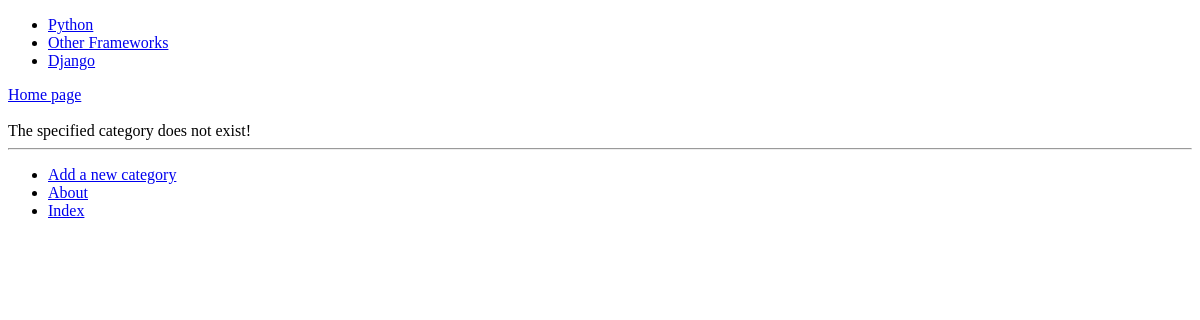
The app's page /rango/category/testcategory/, older data.
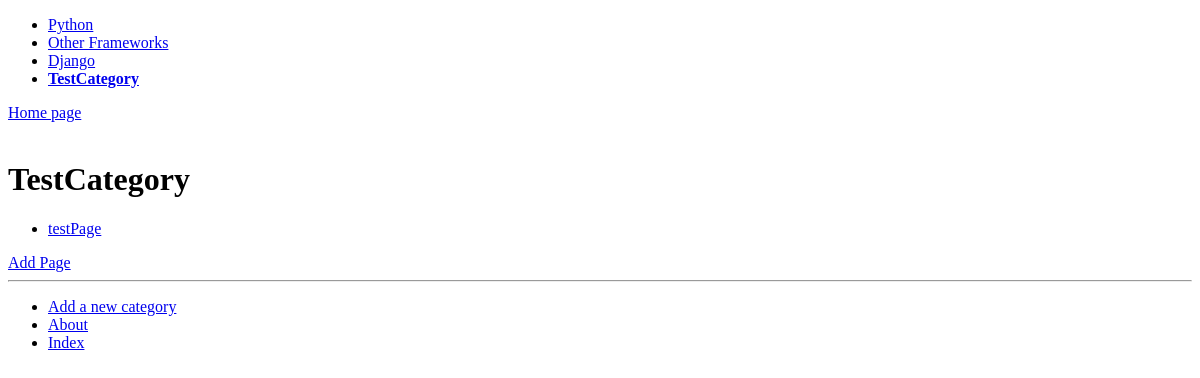
The same page, newer data.
### Rango/models.py (models this page shows, shortened)
class Category(models.Model):
    name = models.CharField(max_length=128, unique=True)
    views = models.IntegerField(default=0)
    likes =  models.IntegerField(default=0)
    slug = models.SlugField(unique=True)
    class Meta:
        verbose_name_plural = 'categories'

class Page(models.Model):
    category = models.ForeignKey(Category)
    title = models.CharField(max_length=128)
    url = models.URLField()
    views = models.IntegerField(default=0)

### Rango/views.py (the view)
# urls.py: url(r'^category/(?P<categoryNameSlug>[\w\-]+)/$',views.show_category, name='show_category'),
def show_category(request, categoryNameSlug):
    context_dict = {}
    try:
        category= Category.objects.get(slug = categoryNameSlug)
        pages = Page.objects.filter(category=category)
        context_dict['pages'] = pages
        context_dict['category'] = category
    except Category.DoesNotExist:
        context_dict['category'] = None
        context_dict['pages'] = None
    return render(request, 'Rango/category.html', context_dict)

### Rango/templatetags/rango_template_tags.py (called while the page is built)
@register.inclusion_tag('Rango/cats.html')
def get_category_list(cat="None"):
    return {'cats': Category.objects.all(),'act_cat': cat}

### templates/Rango/category.html (shortened to what this page needs)
{% extends 'Rango/base.html'  %}
{% load staticfiles %}
{%  block body_block %}
<div>
    <a href="/rango">Home page</a><br><br>
    {% if category %}
    <h1>{{ category.name }}</h1>
         {% if pages %}
             <ul>
            {% for page in pages %}
                 <li><a href="{{ page.url }}">{{ page.title }}</a></li>
            {% endfor %}
            </ul>
        {% else %}
            <strong>No pages currently in category.</strong>
        {% endif %}
        <a href="{% url 'add_page' category.slug %}">Add Page</a> <br/>
    {% else %}
        The specified category does not exist!
    {% endif %}
    </div>
{% endblock %}

### templates/Rango/cats.html
<ul>
    {% if cats %}
        {% for c in cats %}
            {% if c == act_cat %}
                <li>
                <strong>
                <a href="{% url 'show_category' c.slug %}">{{ c.name }}</a>
                </strong>
                </li>
            {% else %}
                <li>
                <a href="{% url 'show_category' c.slug %}">{{ c.name }}</a>
                </li>
            {% endif %}
        {% endfor %}
    {% else %}
        <li><strong>There are no categories present</strong></li>
    {% endif %}
</ul>

Row changes from the older to the newer data that the page shows:
added Category: name "TestCategory"
added Page: title "testPage"
Text that changed along with them:
text no longer shown: "The specified category does not exist!"
text now shown: "Add Page"
